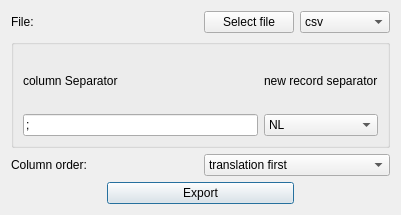
<?xml version="1.0" encoding="UTF-8"?>
<ui version="4.0">
 <class>export_dialog</class>
 <widget class="QDialog" name="export_dialog">
  <property name="enabled">
   <bool>true</bool>
  </property>
  <property name="geometry">
   <rect>
    <x>0</x>
    <y>0</y>
    <width>401</width>
    <height>215</height>
   </rect>
  </property>
  <property name="windowTitle">
   <string>Export</string>
  </property>
  <layout class="QGridLayout" name="gridLayout_2">
   <item row="4" column="1" colspan="2">
    <widget class="QPushButton" name="export_btn">
     <property name="text">
      <string>Export</string>
     </property>
    </widget>
   </item>
   <item row="0" column="3">
    <widget class="QComboBox" name="file_extension_box">
     <item>
      <property name="text">
       <string>csv</string>
      </property>
     </item>
    </widget>
   </item>
   <item row="1" column="0" colspan="4">
    <widget class="QGroupBox" name="groupBox">
     <property name="title">
      <string/>
     </property>
     <layout class="QGridLayout" name="gridLayout">
      <item row="0" column="0">
       <widget class="QLabel" name="column_separator_label">
        <property name="text">
         <string>column Separator</string>
        </property>
       </widget>
      </item>
      <item row="0" column="1">
       <widget class="QLabel" name="record_separator_label">
        <property name="text">
         <string>new record separator</string>
        </property>
       </widget>
      </item>
      <item row="1" column="0">
       <widget class="QLineEdit" name="column_separator_box">
        <property name="text">
         <string>;</string>
        </property>
       </widget>
      </item>
      <item row="1" column="1">
       <widget class="QComboBox" name="record_separator_combo_box">
        <item>
         <property name="text">
          <string>NL</string>
         </property>
        </item>
        <item>
         <property name="text">
          <string>CR+NL</string>
         </property>
        </item>
       </widget>
      </item>
     </layout>
    </widget>
   </item>
   <item row="0" column="0">
    <widget class="QLabel" name="file_label">
     <property name="text">
      <string>File:</string>
     </property>
    </widget>
   </item>
   <item row="0" column="2">
    <widget class="QPushButton" name="open_file_selector_btn">
     <property name="text">
      <string>Select file</string>
     </property>
    </widget>
   </item>
   <item row="2" column="2" colspan="2">
    <widget class="QComboBox" name="column_order_combo">
     <item>
      <property name="text">
       <string>translation first</string>
      </property>
     </item>
     <item>
      <property name="text">
       <string>word first</string>
      </property>
     </item>
    </widget>
   </item>
   <item row="2" column="0" colspan="2">
    <widget class="QLabel" name="column_order_lbl">
     <property name="text">
      <string>Column order:</string>
     </property>
    </widget>
   </item>
  </layout>
 </widget>
 <resources/>
 <connections/>
</ui>
